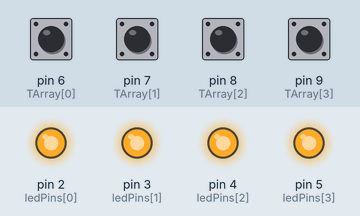
Simulated run of this sketch. Board: Arduino Uno, built with avr-gcc and run on an emulated ATmega328P. On the bench: output pins drawn as LEDs (lit = HIGH). The test bench sets the inputs (shaded band); at power-on: pin 6 (TArray[0]), pin 7 (TArray[1]), pin 8 (TArray[2]), pin 9 (TArray[3]) HIGH.

Above: at 1.2 s.
1.3 s: pin 6 (TArray[0]) pulled LOW for 0.15 s
At 1.37 s:
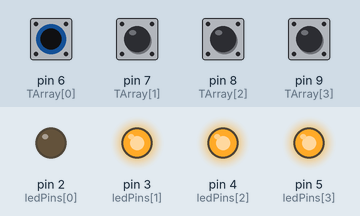
2.9 s: pin 7 (TArray[1]) pulled LOW for 0.15 s
At 2.97 s:
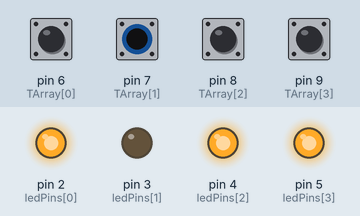
4.5 s: pin 8 (TArray[2]) pulled LOW for 0.15 s
At 4.57 s:
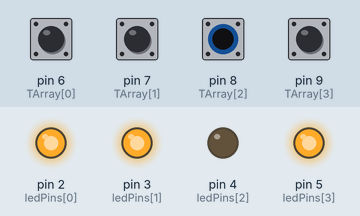
6.1 s: pin 9 (TArray[3]) pulled LOW for 0.15 s
At 6.17 s:
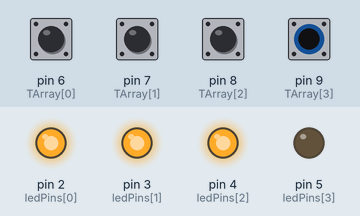
7.7 s: pin 6 (TArray[0]) driven LOW and pin 7 (TArray[1]) driven LOW
At 8.9 s:
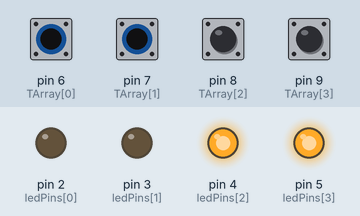
9.2 s: pin 8 (TArray[2]) pulled LOW for 1 s
At 10.0 s:
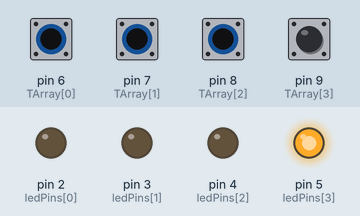
Timing chart, 0 to 12.2 s (numbered marks = the images above; inputs shaded):
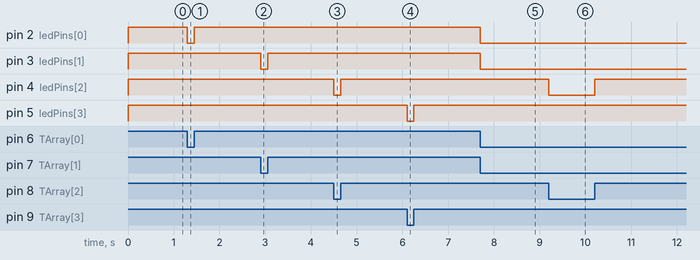

Measured:
- after the input at 1.3 s, pin 2 (ledPins[0]): HIGH → LOW at once, → HIGH 0.15 s later
- after the input at 2.9 s, pin 3 (ledPins[1]): HIGH → LOW at once, → HIGH 0.15 s later
- after the input at 4.5 s, pin 4 (ledPins[2]): HIGH → LOW at once, → HIGH 0.15 s later
- after the input at 6.1 s, pin 5 (ledPins[3]): HIGH → LOW at once, → HIGH 0.15 s later
- after the input at 7.7 s, pin 2 (ledPins[0]), pin 3 (ledPins[1]): HIGH → LOW at once
- after the input at 9.2 s, pin 4 (ledPins[2]): HIGH → LOW at once, → HIGH 1.0 s later

The sketch:

leds_ansteuern.ino
```cpp
#define MaxLED 4
#define MaxTaster 4
#define PULLUP 1

int ledPins[] = {2, 3, 4, 5};
int TArray[] = {6, 7, 8, 9};
boolean TStatus;
int stat;

void setup()
{
  for(int i=0; i<MaxLED;i++)
  {
    pinMode(ledPins[i],OUTPUT);
    pinMode(TArray[i],INPUT);
    if(PULLUP == 1)
      digitalWrite(TArray[i],HIGH);
  }
}

void loop()
{
  for(int i=0;i<MaxTaster;i++)
  {
    TStatus = TStat(i);
    digitalWrite(ledPins[i], TStatus);
  }
}
```

Funktionen.ino
```cpp
boolean TStat(int i)
{
  stat = digitalRead(TArray[i]);
  return(stat);
}
```
